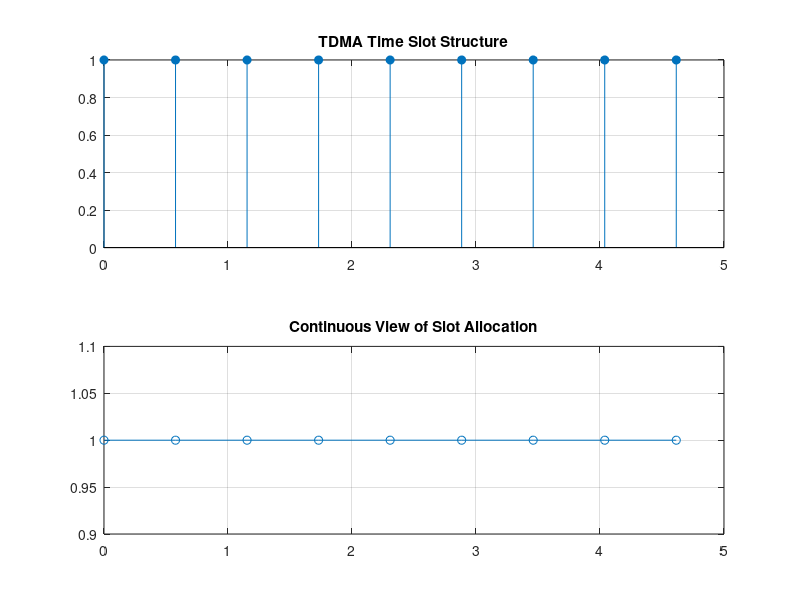

The MATLAB script that drew this image:
clc; clear; close all;
FrameTime=4.615; Slots=8;
SlotDuration=FrameTime/Slots;
t=0:SlotDuration:FrameTime;
subplot(2,1,1); stem(t,ones(size(t)),'filled'); grid on
title('TDMA Time Slot Structure');
subplot(2,1,2); plot(t,ones(size(t)),'-o'); grid on
title('Continuous View of Slot Allocation');
